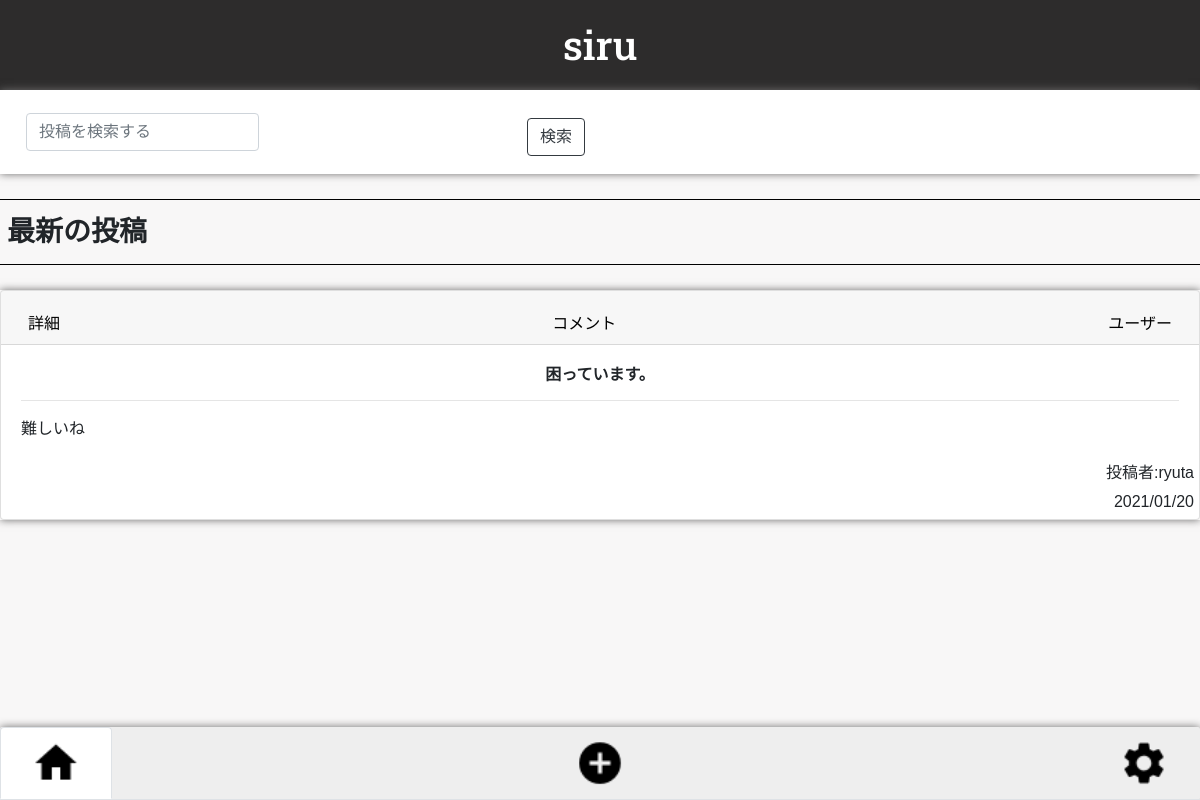
Before: / with the older database file.
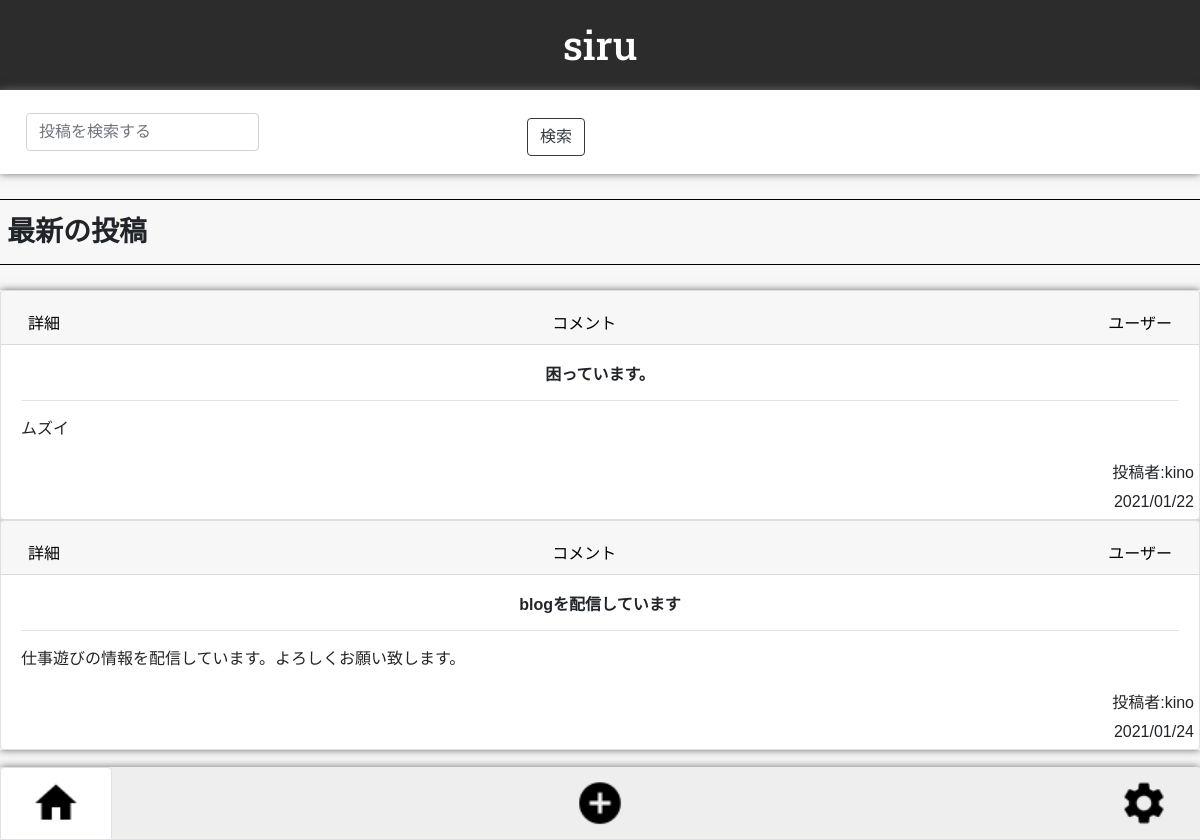
After: the same page with the newer database file.
### post/models.py (models this page shows, shortened)
class Post(models.Model):
    author=models.ForeignKey(User,verbose_name='ユーザー',on_delete=models.SET_DEFAULT,default='退会済みのユーザー')
    title=models.CharField(max_length=100,verbose_name='タイトル',blank=False,null=False)
    text=models.TextField(max_length=2000,verbose_name='テキスト',blank=False,null=False)
    time=models.DateTimeField(verbose_name='投稿日',default=timezone.now)

### accounts/models.py (models this page shows, shortened)
class User(AbstractBaseUser, PermissionsMixin):
    email = models.EmailField(max_length=254, unique=True)
    name = models.CharField(max_length=50, null=True, blank=True)
    username= models.CharField(max_length=30, null=False, blank=True)
    profile = models.TextField(max_length=300, null=False, blank=True)
    is_staff = models.BooleanField(default=False)
    is_superuser = models.BooleanField(default=False)
    is_active = models.BooleanField(default=True)
    last_login = models.DateTimeField(null=True, blank=True)
    date_joined = models.DateTimeField(auto_now_add=True)
    USERNAME_FIELD = 'email'
    EMAIL_FIELD = 'email'
    REQUIRED_FIELDS = []
    objects = UserManager()
    def __str__(self):
                return self.username

### post/views.py (the view)
# urls.py: path('', views.HomeViews.as_view(), name='home'),
class HomeViews(ListView):#ホーム表示
    model = Post
    template_name = 'post/home.html'
    context_object_name = 'posts'

### post/templates/post/home.html
{% extends 'siru/base.html' %}
{% load static %}
{% block body %}
<div class="search_var">
<nav class="navbar navbar-light bg-white">
  <form class="form-inline">
    <input class="form-control mr-sm-2" type="search" placeholder="投稿を検索する" aria-label="Search">
    <button type="button" class="btn btn-outline-dark" id="search_button">検索</button>
  </form>
</nav>
</div>
    <hr color="black" class="new_hr_top">
    <h3 class="posts_new">最新の投稿</h3>
    <hr color="black" class="new_hr_bottom">
 {% for post in posts %}
<section class="posts_list_user">
<div class="card text-center bg-white">
  <div class="card-header">
    <ul class="nav nav-tabs card-header-tabs">
      <li class="nav-item">
        <a class="nav-link" href="{% url 'detail' post.id %}">詳細</a>
      </li>
      <li class="nav-item">
        <a class="nav-link" href="{% url 'comment' post.id %}">コメント</a>
      </li>
      <li class="nav-item">
        <a class="nav-link " href="#" >ユーザー</a>
      </li>
    </ul>
  </div>
  <div class="card-body">
    <h4 class="card-title">{{ post.title|truncatechars:20}}</h4>
      <hr>
    <p class="card-text">{{ post.text|truncatechars:50 }}</p>
  </div>
    <p class="card-author">投稿者:{{ post.author}}</p>
    <p class="card-time">{{ post.time|date:'Y/m/d' }}</p>
</div>
</section>
{% endfor %}
<footer>
  <div class="fixed-bottom">
<nav class="footerNav" >
  <div class="nav nav-tabs" id="nav-tab" role="tablist">
   <a class="nav-link active" id="nav-home-tab" href="{% url 'home' %}" role="tab" ><img class="nav_img" src="{% static 'img/home.png' %}" alt="ホーム"></a>
   <a class="nav-link" id="nav-add-tab"  href="{% url 'create' %}" ><img class="nav_img" src="{% static 'img/add.png' %}" alt="投稿"></a>
   <a class="nav-link" id="nav-set-tab" href="{% url 'set' %}" ><img class="nav_img" src="{% static 'img/set.png' %}" alt="設定"></a>
  </div>
</nav>
    </div>
</footer>
{% endblock body %}

### siru/templates/siru/base.html (shortened to what this page needs)
{% load static %}
<head>
    <link rel="stylesheet" href="https://maxcdn.bootstrapcdn.com/bootstrap/4.3.1/css/bootstrap.min.css">
    <link rel="stylesheet"type="text/css" href="{% static 'css/main.css'%}">
</head>
<body>
<header>
      <h1>siru</h1>
  </header>
{% block body %}
{% endblock body %}
</body>
</html>

### static/css/main.css (style rules this page uses)
body { height: 100vh; width: 100%; margin: 0; padding: 0; font-family: 'Sawarabi Mincho', sans-serif; background: #f8f7f7; }
header { width:100% ; height: auto; background: #2d2c2c; }
footer { height: 90px; }
h1 { font-family: 'Roboto Slab', serif; text-align: center; line-height: 90px; color: #ffffff; margin-bottom: 0; }
a { color: black; }
.nav { justify-content: space-between; height: 100%; }
.nav_img { width: 50px; height: 50px; margin-left: 20px; margin-right: 20px; }
.footerNav { background: #eeeeee; padding: 0; width: 100%; border-radius: 2px; box-shadow: 0 0 8px #6d6c6c; margin-top: 10px; margin-bottom: 0; }
#nav-tab a { padding: 10px; }
.search_var { background: #ffffff; box-shadow: 0 0 8px #6d6c6c; }
.form-inline { margin: 10px; }
#search_button { margin-left: 260px; margin-top: 10px; line-height: 24px; }
.new_hr_top { margin-top: 25px; margin-bottom: 15px; }
.new_hr_bottom { margin-top: 15px; margin-bottom: 25px; }
.posts_new { font-family: 'Sawarabi Mincho', sans-serif; margin-left: 7px; font-weight: bolder; }
.posts_list_user { box-shadow: 0 0 8px #6d6c6c; }
.card-title { font-weight: bolder; font-size: 16px; }
.card-author { text-align: right; margin-right: 5px; margin-bottom: 5px; }
.card-text { text-align: left; margin-bottom: 30px; }
.card-time { text-align: right; margin-right: 5px; margin-bottom: 5px; }

Changed rows visible on the page:
changed Post "困っています。": text "難しいね" → "ムズイ"; author "ryuta" → "kino"; time "2021/01/20" → "2021/01/22"
added Post: title "blogを配信しています", text "仕事遊びの情報を配信しています。よろしくお願い致します。", author "kino", time "2021/01/24"
